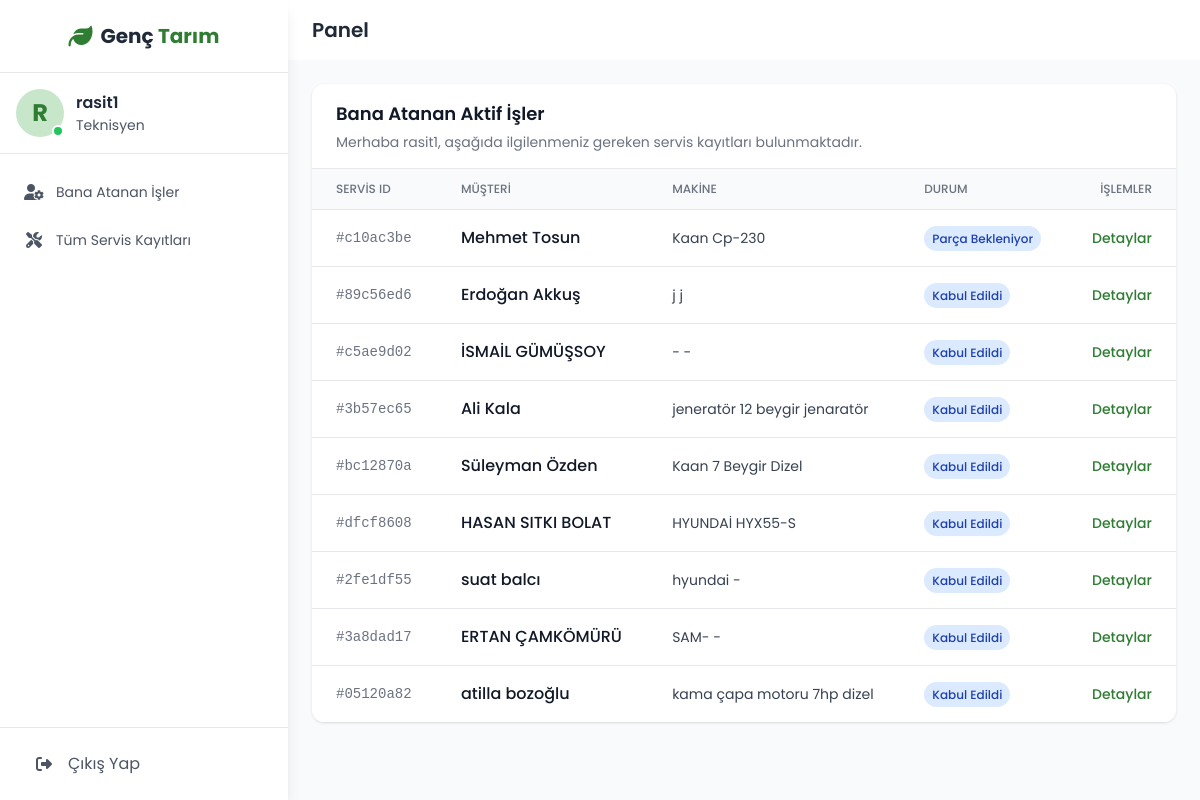
The page /service/my-tasks/ (signed in) on the database its author committed.
### service/models.py (models this page shows, shortened)
class ServiceRecord(models.Model):
    STATUS_CHOICES = [
        ('ACCEPTED', 'Kabul Edildi'),
        ('DIAGNOSIS', 'Arıza Tespiti Yapılıyor'),
        ('WAITING_FOR_PART', 'Parça Bekleniyor'),
        ('IN_REPAIR', 'Onarımda'),
        ('REPAIRED', 'Onarım Tamamlandı'),
        ('DELIVERED', 'Müşteriye Teslim Edildi'),
        ('CANCELLED', 'İptal Edildi'),
    ]
    service_id = models.UUIDField(default=uuid.uuid4, editable=False, unique=True, verbose_name="Servis ID")
    customer = models.ForeignKey(Customer, on_delete=models.PROTECT, verbose_name="Müşteri")
    assigned_to = models.ForeignKey(User, on_delete=models.SET_NULL, null=True, blank=True, verbose_name="Atanan Personel")
    status = models.CharField(max_length=20, choices=STATUS_CHOICES, default='ACCEPTED', verbose_name="Servis Durumu")
    machine_brand = models.CharField(max_length=100, verbose_name="Makine Markası")
    machine_model = models.CharField(max_length=100, verbose_name="Makine Modeli")
    serial_number = models.CharField(max_length=100, blank=True, verbose_name="Seri Numarası")
    customer_complaint = models.TextField(verbose_name="Müşteri Şikayeti")
    technician_notes = models.TextField(blank=True, verbose_name="Teknisyen Notları / Yapılan İşlemler")
    barcode_image = models.ImageField(upload_to='service_barcodes/', blank=True, null=True, verbose_name="Servis Barkod Resmi")
    labor_cost = models.DecimalField(max_digits=10, decimal_places=2, blank=True, default=0, verbose_name="İşçilik Ücreti")
    kdv_rate = models.DecimalField(
        max_digits=5, decimal_places=2, default=20.00, blank=True,
        verbose_name="KDV Oranı (%)"
    )
    created_at = models.DateTimeField(auto_now_add=True, verbose_name="Kabul Tarihi")
    updated_at = models.DateTimeField(auto_now=True, verbose_name="Son Güncelleme")
    completed_at = models.DateTimeField(null=True, blank=True, verbose_name="Tamamlanma Tarihi")
    class Meta:
        verbose_name = "Servis Kaydı"
        verbose_name_plural = "Servis Kayıtları"
        ordering = ['-created_at']

### customers/models.py (models this page shows, shortened)
class Customer(models.Model):
    class CustomerType(models.TextChoices):
        INDIVIDUAL = 'INDIVIDUAL', _('Bireysel')
        CORPORATE = 'CORPORATE', _('Kurumsal')
    customer_type = models.CharField(
        max_length=10,
        choices=CustomerType.choices,
        default=CustomerType.INDIVIDUAL,
        verbose_name=_('Müşteri Tipi')
    )
    first_name = models.CharField(max_length=100, blank=True, verbose_name="Adı")
    last_name = models.CharField(max_length=100, blank=True, verbose_name="Soyadı")
    tckn = models.CharField(
        max_length=11,
        blank=True,
        verbose_name="T.C. Kimlik Numarası",
        help_text="Bireysel müşteriler için 11 haneli T.C. Kimlik Numarası."
    )
    company_name = models.CharField(max_length=200, blank=True, verbose_name="Firma Ticari Ünvanı")
    tax_office = models.CharField(max_length=100, blank=True, verbose_name="Vergi Dairesi")
    tax_number = models.CharField(
        max_length=10,
        blank=True,
        verbose_name="Vergi Kimlik Numarası (VKN)",
        help_text="Kurumsal müşteriler için 10 haneli Vergi Numarası."
    )
    contact_person = models.CharField(max_length=150, blank=True, verbose_name="Yetkili Kişi (Kurumsal için)")
    email = models.EmailField(max_length=254, blank=True)
    phone_number = models.CharField(max_length=20, blank=True, verbose_name="Telefon Numarası")
    address = models.TextField(blank=True, verbose_name="Adres")
    notes = models.TextField(blank=True, verbose_name="Müşteri Hakkında Notlar")
    is_active = models.BooleanField(default=True, verbose_name="Aktif mi?")
    created_at = models.DateTimeField(auto_now_add=True, verbose_name="Oluşturulma Tarihi")
    updated_at = models.DateTimeField(auto_now=True, verbose_name="Güncellenme Tarihi")
    class Meta:
        verbose_name = "Müşteri"
        verbose_name_plural = "Müşteriler"
        ordering = ['-created_at']
        indexes = [
            models.Index(fields=['first_name', 'last_name']),
            models.Index(fields=['company_name']),
        ]
    def __str__(self):
        if self.customer_type == 'INDIVIDUAL':
            return f"{self.first_name} {self.last_name}".strip()
        return self.company_name.strip()
    class Meta:
        verbose_name = _('Müşteri')
        verbose_name_plural = _('Müşteriler')

### service/views.py (the view)
# urls.py: path('my-tasks/', TechnicianDashboardView.as_view(), name='technician_dashboard'),
class TechnicianDashboardView(LoginRequiredMixin, ListView):
    model = ServiceRecord
    template_name = 'service/technician_dashboard.html'
    context_object_name = 'assigned_records'
    def get_queryset(self):
        return ServiceRecord.objects.filter(
            assigned_to=self.request.user
        ).exclude(
            status__in=['DELIVERED', 'CANCELLED']
        ).select_related('customer').order_by('created_at')
    def get_context_data(self, **kwargs):
        context = super().get_context_data(**kwargs)
        context['page_title'] = "Bana Atanan Aktif İşler"
        return context

### gem/service/templates/service/technician_dashboard.html
{% extends 'base.html' %}
{% block content %}
<div class="bg-white rounded-xl shadow overflow-hidden">
    <div class="px-6 py-4 border-b border-gray-200">
        <h3 class="text-lg font-semibold text-gray-900">{{ page_title }}</h3>
        <p class="text-sm text-gray-500 mt-1">Merhaba {{ request.user.get_full_name|default:request.user.username }}, aşağıda ilgilenmeniz gereken servis kayıtları bulunmaktadır.</p>
    </div>
    <div class="overflow-x-auto">
        <table class="min-w-full divide-y divide-gray-200">
            <thead class="bg-gray-50">
                <tr>
                    <th class="px-6 py-3 text-left text-xs font-medium text-gray-500 uppercase">Servis ID</th>
                    <th class="px-6 py-3 text-left text-xs font-medium text-gray-500 uppercase">Müşteri</th>
                    <th class="px-6 py-3 text-left text-xs font-medium text-gray-500 uppercase">Makine</th>
                    <th class="px-6 py-3 text-left text-xs font-medium text-gray-500 uppercase">Durum</th>
                    <th class="px-6 py-3 text-right text-xs font-medium text-gray-500 uppercase">İşlemler</th>
                </tr>
            </thead>
            <tbody class="bg-white divide-y divide-gray-200">
                {% for record in assigned_records %}
                <tr class="hover:bg-gray-50">
                    <td class="px-6 py-4 font-mono text-sm text-gray-500">#{{ record.service_id|stringformat:".8s" }}</td>
                    <td class="px-6 py-4 font-medium text-gray-900">{{ record.customer }}</td>
                    <td class="px-6 py-4 text-sm text-gray-700">{{ record.machine_brand }} {{ record.machine_model }}</td>
                    <td class="px-6 py-4"><span class="px-2 py-1 text-xs font-medium rounded-full bg-blue-100 text-blue-800">{{ record.get_status_display }}</span></td>
                    <td class="px-6 py-4 text-right text-sm font-medium">
                        <a href="{% url 'service:servicerecord_detail' pk=record.pk %}" class="text-primary hover:text-dark">Detaylar</a>
                    </td>
                </tr>
                {% empty %}
                <tr>
                    <td colspan="5" class="text-center py-10 text-gray-500">Size atanmış aktif bir servis kaydı bulunmuyor.</td>
                </tr>
                {% endfor %}
            </tbody>
        </table>
    </div>
</div>
{% endblock %}

### templates/base.html (shortened to what this page needs)
{% load static %}
<!DOCTYPE html>
<html lang="tr" class="h-full bg-gray-50">
<head>
    <script src="https://cdn.tailwindcss.com"></script>
    <link rel="stylesheet" href="https://cdnjs.cloudflare.com/ajax/libs/font-awesome/6.4.0/css/all.min.css">
</head>
<body class="h-full">
    {% if user.is_authenticated %}
    <div class="flex h-screen">
        <div id="sidebar" class="sidebar bg-white w-64 md:w-72 flex-col shadow-lg z-20 hidden md:flex">
            <div class="flex items-center justify-center py-5 border-b border-gray-200">
                <a href="{% url 'accounts:dashboard_redirect' %}" class="flex items-center space-x-2">
                    <i class="fas fa-leaf text-2xl text-primary"></i>
                    <h1 class="text-xl font-bold text-gray-800">Genç <span class="text-primary">Tarım</span></h1>
                </a>
            </div>
            <div class="p-4 flex items-center space-x-3 border-b border-gray-200">
                <div class="relative">
                    <div class="w-12 h-12 rounded-full bg-light flex items-center justify-center">
                        <span class="text-2xl font-bold text-primary">{{ user.username.0|upper }}</span>
                    </div>
                    <span class="absolute bottom-0 right-0 w-3 h-3 bg-green-500 rounded-full border-2 border-white"></span>
                </div>
                <div>
                    <h3 class="font-semibold text-gray-800">{{ user.get_full_name|default:user.username }}</h3>
                    <p class="text-sm text-gray-600">{% if user.is_superuser %}Yönetici{% elif user.groups.all.0.name == 'Teknisyen' %}Teknisyen{% else %}Personel{% endif %}</p>
                </div>
            </div>
            <nav class="flex-1 py-4">
    <ul class="space-y-1 px-2">
    {% if user.is_superuser %}
        <li><h3 class="px-4 mt-2 mb-2 text-xs font-semibold text-gray-400 uppercase tracking-wider">Yönetim</h3></li>
        <li><a href="{% url 'dashboard:index' %}" class="nav-link"><i class="fas fa-tachometer-alt fa-fw mr-3"></i><span class="text-sm">Pano</span></a></li>
        <li><a href="{% url 'service:servicerecord_list' %}" class="nav-link"><i class="fas fa-tools fa-fw mr-3"></i><span class="text-sm">Servis Yönetimi</span></a></li>
        <li><a href="{% url 'customers:customer_list' %}" class="nav-link"><i class="fas fa-users fa-fw mr-3"></i><span class="text-sm">Müşteriler</span></a></li>
        <li><a href="{% url 'inventory:reports_page' %}" class="nav-link"><i class="fas fa-chart-line fa-fw mr-3"></i><span class="text-sm">Raporlar</span></a></li>
        <li><h3 class="px-4 mt-4 mb-2 text-xs font-semibold text-gray-400 uppercase tracking-wider">Satış Yönetimi</h3></li>
        <li><a href="{% url 'sales:pos_terminal' %}" class="nav-link"><i class="fas fa-cash-register fa-fw mr-3"></i><span class="text-sm">Satış Ekranı</span></a></li>
        <li><a href="{% url 'sales:sale_history_list' %}" class="nav-link"><i class="fas fa-history fa-fw mr-3"></i><span class="text-sm">Satış Geçmişi</span></a></li>
        <li><h3 class="px-4 mt-4 mb-2 text-xs font-semibold text-gray-400 uppercase tracking-wider">Veri Yönetimi</h3></li>
        <li><a href="{% url 'inventory:product_list' %}" class="nav-link"><i class="fas fa-box fa-fw mr-3"></i><span class="text-sm">Ürünler</span></a></li>
        {% if perms.inventory.view_category %}
        <li><a href="{% url 'inventory:category_list' %}" class="nav-link"><i class="fas fa-sitemap fa-fw mr-3"></i><span class="text-sm">Kategoriler</span></a></li>
        {% endif %}
        <li><h3 class="px-4 mt-4 mb-2 text-xs font-semibold text-gray-400 uppercase tracking-wider">Kullanıcı İşlemleri</h3></li>
        <li><a href="{% url 'accounts:user_add' %}" class="nav-link"><i class="fas fa-users-cog fa-fw mr-3"></i><span class="text-sm">Yeni Kullanıcı Ekle</span></a></li>
        <li><a href="{% url 'accounts:user_list' %}" class="nav-link"><i class="fas fa-users-cog fa-fw mr-3"></i><span class="text-sm">Kullanıcıları Yönet</span></a></li>
        <li><a href="{% url 'accounts:group_list' %}" class="nav-link"><i class="fas fa-user-shield fa-fw mr-3"></i><span class="text-sm">Gruplar & Yetkiler</span></a></li>
        <li><a href="{% url 'logs:log_list' %}" class="nav-link"><i class="fas fa-history fa-fw mr-3"></i><span class="text-sm">Aktivite Kayıtları</span></a></li>
        <li><a href="{% url 'backups:backup_management' %}" class="nav-link"><i class="fas fa-database fa-fw mr-3"></i><span class="text-sm">Yedekleme</span></a></li>
    {% elif 'Teknisyen' in user.groups.all|join:", " %}
        <li><a href="{% url 'service:technician_dashboard' %}" class="nav-link"><i class="fas fa-user-cog fa-fw mr-3"></i><span class="text-sm">Bana Atanan İşler</span></a></li>
        <li><a href="{% url 'service:servicerecord_list' %}" class="nav-link"><i class="fas fa-tools fa-fw mr-3"></i><span class="text-sm">Tüm Servis Kayıtları</span></a></li>
    {% else %}
        <li><a href="{% url 'dashboard:index' %}" class="nav-link"><i class="fas fa-tachometer-alt fa-fw mr-3"></i><span class="text-sm">Pano</span></a></li>
    {% endif %}
</ul>
</nav>
            <div class="p-4 border-t border-gray-200">
                <a href="{% url 'accounts:logout' %}" class="flex items-center px-4 py-2 text-gray-600 hover:bg-gray-100 rounded-lg">
                    <i class="fas fa-sign-out-alt w-6 text-center mr-3"></i>
                    <span>Çıkış Yap</span>
                </a>
            </div>
        </div>
        <div class="flex-1 flex flex-col overflow-hidden">
            <header class="bg-white shadow-sm">
                <div class="flex items-center justify-between px-6 py-4">
                    <div class="flex items-center">
                        <h2 class="text-xl font-semibold text-gray-800">{% block page_title %}Panel{% endblock %}</h2>
                    </div>
                </div>
            </header>
            <main class="flex-1 overflow-y-auto p-6 bg-gray-50">
                {% block content %}{% endblock %}
            </main>
        </div>
    </div>
    {% else %}
    <div class="flex h-screen">
        {% block guest_content %}
        {% endblock guest_content %}
    </div>
    {% endif %}
</body>
</html>

### templates/base.html (style rules this page uses)
body { font-family: 'Poppins', sans-serif; background-color: #f5f7fa; }
.sidebar { transition: all 0.3s ease; }
.nav-link { display: flex; align-items: center; padding: 0.75rem 1rem; color: #4b5563; border-radius: 0.5rem; transition: all 0.2s ease; }

### rows shown on the page
ServiceRecord: service_id "c10ac3be", customer "Mehmet Tosun", machine_brand "Kaan", machine_model "Cp-230", status "Parça Bekleniyor"
ServiceRecord: service_id "89c56ed6", customer "Erdoğan Akkuş", machine_brand "j", machine_model "j", status "Kabul Edildi"
ServiceRecord: service_id "c5ae9d02", customer "İSMAİL GÜMÜŞSOY", machine_brand "-", machine_model "-", status "Kabul Edildi"
ServiceRecord: service_id "3b57ec65", customer "Ali Kala", machine_brand "jeneratör", machine_model "12 beygir jenaratör", status "Kabul Edildi"
ServiceRecord: service_id "bc12870a", customer "Süleyman Özden", machine_brand "Kaan", machine_model "7 Beygir Dizel", status "Kabul Edildi"
ServiceRecord: service_id "dfcf8608", customer "HASAN SITKI BOLAT", machine_brand "HYUNDAİ", machine_model "HYX55-S", status "Kabul Edildi"
ServiceRecord: service_id "2fe1df55", customer "suat balcı", machine_brand "hyundai", machine_model "-", status "Kabul Edildi"
ServiceRecord: service_id "3a8dad17", customer "ERTAN ÇAMKÖMÜRÜ", machine_brand "SAM-", machine_model "-", status "Kabul Edildi"
ServiceRecord: service_id "05120a82", customer "atilla bozoğlu", machine_brand "kama", machine_model "çapa motoru 7hp dizel", status "Kabul Edildi"

### other values the page prints
{{ user.username.0|upper }} "R"
{{ user.get_full_name|default:user.username }} "rasit1"
{{ page_title }} "Bana Atanan Aktif İşler"
{{ request.user.get_full_name|default:request.user.username }} "rasit1"
